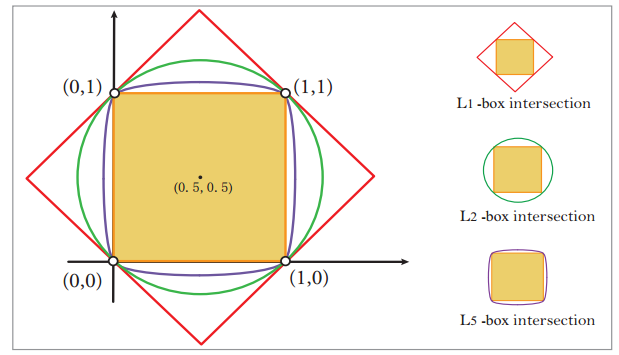
#> input picture lpbox.png, 619 x 355 px
$ python DataProcessing.py 5 5 ../lpbox.png out.png
#> lines starting #> are read from the running program, lines starting #| are printed output that depends on the picture
### python/functions/util.py
import numpy as np
import math


def getUnaryCost(nodes, params):
    sig = params['sig']
    mu_b = params['mu_b']
    mu_f1 = params['mu_f1']
    mu_f2 = params['mu_f2']

    const = 1./2*np.log(2*math.pi) + np.log(sig)

    alpha_b = (nodes - mu_b)**2/(2*(sig**2)) + const

    aa = np.exp(-(nodes - mu_f1)**2/(2*(sig**2))) +  np.exp(-(nodes - mu_f2)**2/(2*(sig**2)))
    alpha_f = -np.log(aa + 2.2204e-16) + const + np.log(2)

    cost = np.vstack((alpha_b,alpha_f))

    return cost


def generate_binary_cost(I):
    sigma = np.std(I)
    neighborhood_edge = 1

    nrows,ncols = I.shape
    pairs = generate_pixel_pairs(nrows, ncols, neighborhood_edge)

    I_new = I.T.ravel()

    diff_vec = ((I_new[pairs[:,0]]-I_new[pairs[:,1]])**2)/sigma
    diff_vec = np.exp(-diff_vec)

    binary_cost_mat = np.zeros((I.size, I.size))
    binary_cost_mat[pairs[:,0],pairs[:,1]] = diff_vec

    return binary_cost_mat


def generate_pixel_pairs(nrows,ncols,k):

    offsets = get_offsets(k)

    rmat,cmat = np.meshgrid(np.array(range(1,nrows+1)), np.array(range(1,ncols+1)))
    spatial_indices = np.hstack((rmat.reshape(-1,1),cmat.reshape(-1,1)))

    num_pixels = rmat.size

    for p in range(offsets.shape[0]):
        offset = offsets[p,:];
        if np.linalg.norm(offset)>0:
            temp1 = np.tile(offset, (num_pixels, 1))
            temp2 = np.hstack((spatial_indices, spatial_indices+temp1))

            if p==0:
                neighborhood_mat = temp2
            else:
                neighborhood_mat = np.vstack((neighborhood_mat, temp2))


    valid_idx = (neighborhood_mat[:,2]>=1) & (neighborhood_mat[:,2]<=nrows) & (neighborhood_mat[:,3]>=1) & (neighborhood_mat[:,3]<=ncols)

    coor1 = np.vstack((neighborhood_mat[valid_idx,0].reshape(1,-1), neighborhood_mat[valid_idx,1].reshape(1,-1)))
    ind1 = np.ravel_multi_index(coor1-1, (nrows,ncols), order='F')

    coor2 = np.vstack((neighborhood_mat[valid_idx,2].reshape(1,-1), neighborhood_mat[valid_idx,3].reshape(1,-1)))
    ind2 = np.ravel_multi_index(coor2-1, (nrows,ncols), order='F')
    pairs = np.hstack((ind1.reshape(-1,1),ind2.reshape(-1,1)))


    return pairs


def get_offsets(k):
    col_offsets = np.tile(np.array(range(-k,k+1)), (2*k+1,1))
    row_offsets = col_offsets.T
    offsets = np.vstack((col_offsets.reshape(-1),row_offsets.reshape(-1))).T

    return offsets


def convert2Abc(unary, pairwise):
    b = unary[1,:]-unary[0,:]
    b=b.reshape(-1,1)

    c = sum(unary[0,:])

    A  = -pairwise
    We = -np.sum(A,1)

    A = A+ np.diag(We)
    A = 2*A

    return A,b,c

### cpp/DataProcessing.py
import numpy as np
from PIL import Image
import sys, getopt
sys.path.append("../python/")
from functions.util import getUnaryCost, generate_binary_cost, convert2Abc
from functions.lpbox_admm import ADMM_bqp_unconstrained
import matplotlib.pyplot as plt
import itertools
from scipy.sparse import csc_matrix
from _CInterface import ffi, lib

argv = sys.argv
recvfd = int(argv[1])
sendfd = int(argv[2])
inputfile = argv[3]
outputfile = argv[4]

im = Image.open(inputfile).convert('L')
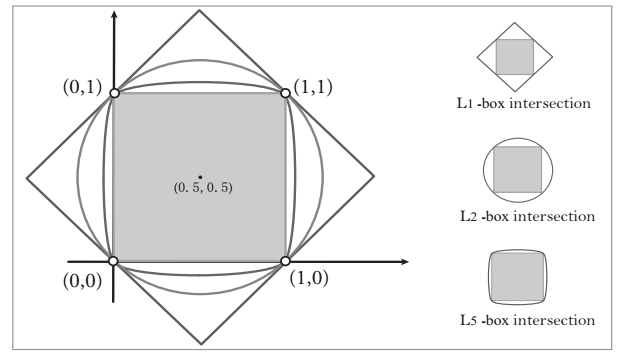
#> im: PIL image 619x355 L; min 32, max 255, mean 238.6

im.save('out/orig_' + inputfile, format="png")
# print(im.size)
node = 5e3
im = im.resize((round(node**0.5), round(node**0.5)), Image.BICUBIC)
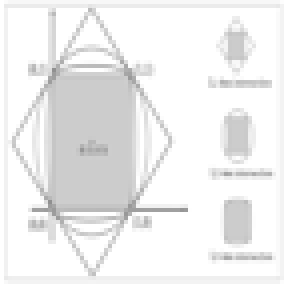
#> im: PIL image 71x71 L (shown 4 times larger); min 144, max 255, mean 238.2
I = np.array(im, dtype ='float64') / 255.0

uParams = {'sig':0.1, 'mu_b':0.6, 'mu_f1':0.2, 'mu_f2':0.2}
unaryCosts = getUnaryCost(I.T.ravel(), uParams)
#> in getUnaryCost, `alpha_b = (nodes - mu_b)**2/(2*(sig**2)) + const`: alpha_b = 5041 values, max 6.62 at index 0, min -1.38 at index 2254, mean 4.61
#> in getUnaryCost, `aa = np.exp(-(nodes - mu_f1)**2/(2*(sig**2))) +  np.exp(-(nodes - mu_f..`: aa = 5041 values, max 0.00259 at index 902, min 2.53e-14 at index 0, mean 3.52e-06
#> in getUnaryCost, `alpha_f = -np.log(aa + 2.2204e-16) + const + np.log(2)`: alpha_f = 5041 values, max 30.61 at index 0, min 5.27 at index 902, mean 25.97
unaryCosts = np.around(unaryCosts)
W = generate_binary_cost(I)
#> in generate_binary_cost, `sigma = np.std(I)`: sigma = 0.0909
#> in generate_binary_cost, `I_new = I.T.ravel()`: I_new = 5041 values, max 1 at index 0, min 0.565 at index 902, mean 0.934
#> in generate_binary_cost, `binary_cost_mat[pairs[:,0],pairs[:,1]] = diff_vec`:
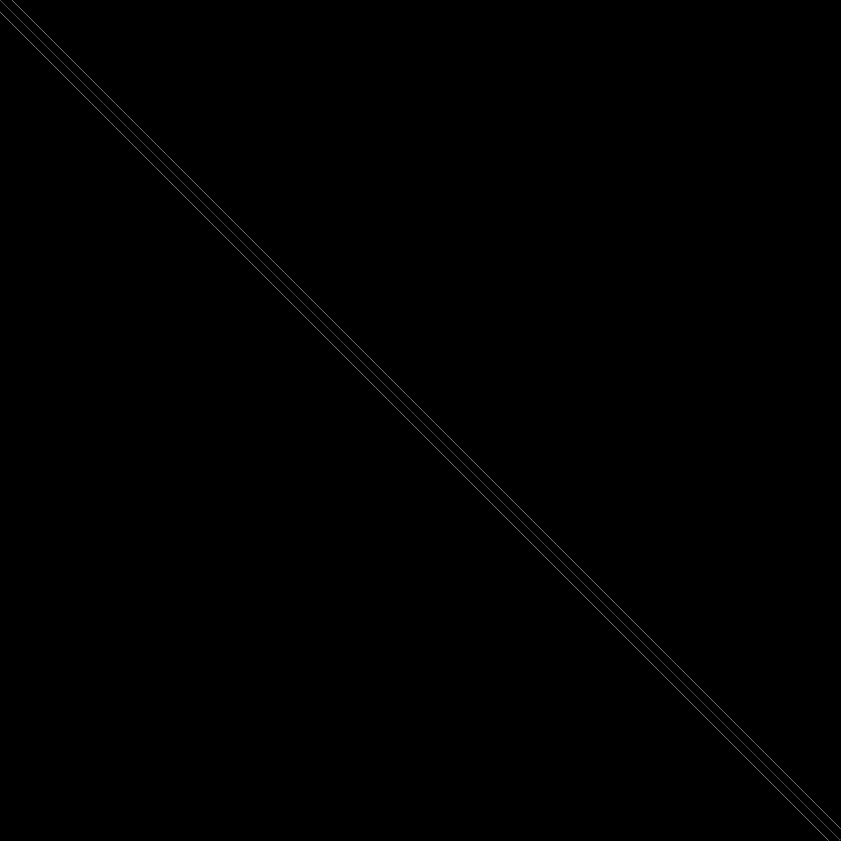
#> binary_cost_mat: shape (5041, 5041) float64 (shown at 1/6 size); min 0, max 1, mean 0.00149
binary_cost_mat = np.around(3*W)
A,b,c = convert2Abc(unaryCosts,binary_cost_mat)
#> in convert2Abc, `b = unary[1,:]-unary[0,:]`: b = 5041 values, max 24 at index 0, min 6 at index 902, mean 21.36
#> in convert2Abc, `c = sum(unary[0,:])`: c = 24491
#> in convert2Abc, `A  = -pairwise`:
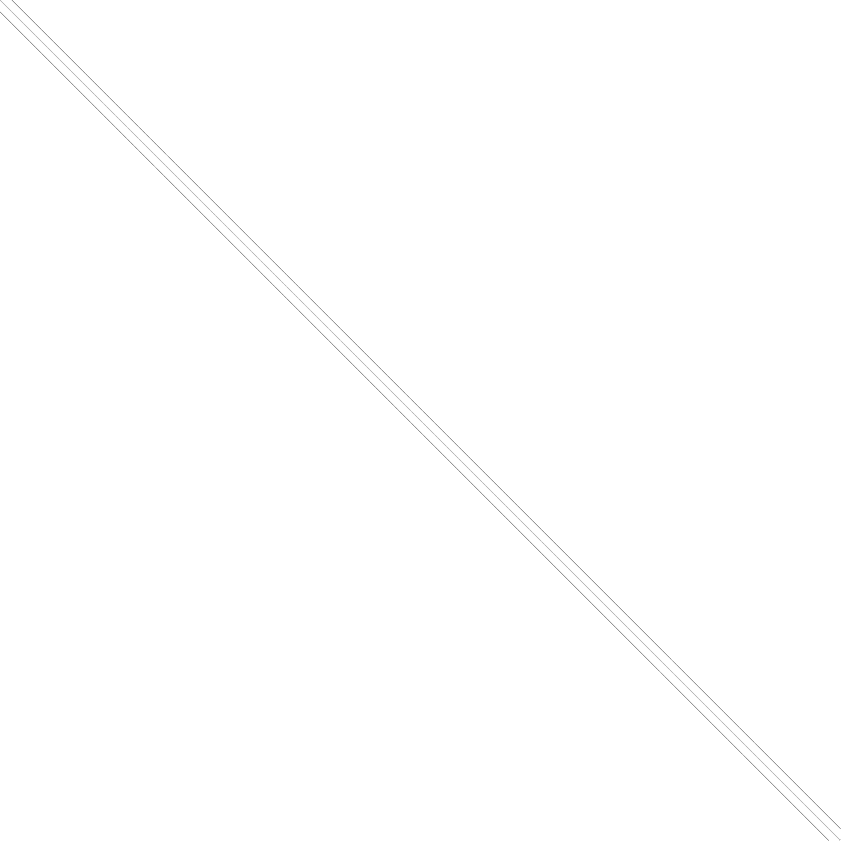
#> A: shape (5041, 5041) float64 (shown at 1/6 size); min -3, max 0, mean -0.0045; drawn with min black and max white
#> in convert2Abc, `We = -np.sum(A,1)`: We = 5041 values, max 24 at index 72, min 9 at index 0, mean 22.7
#> in convert2Abc, `A = A+ np.diag(We)`:
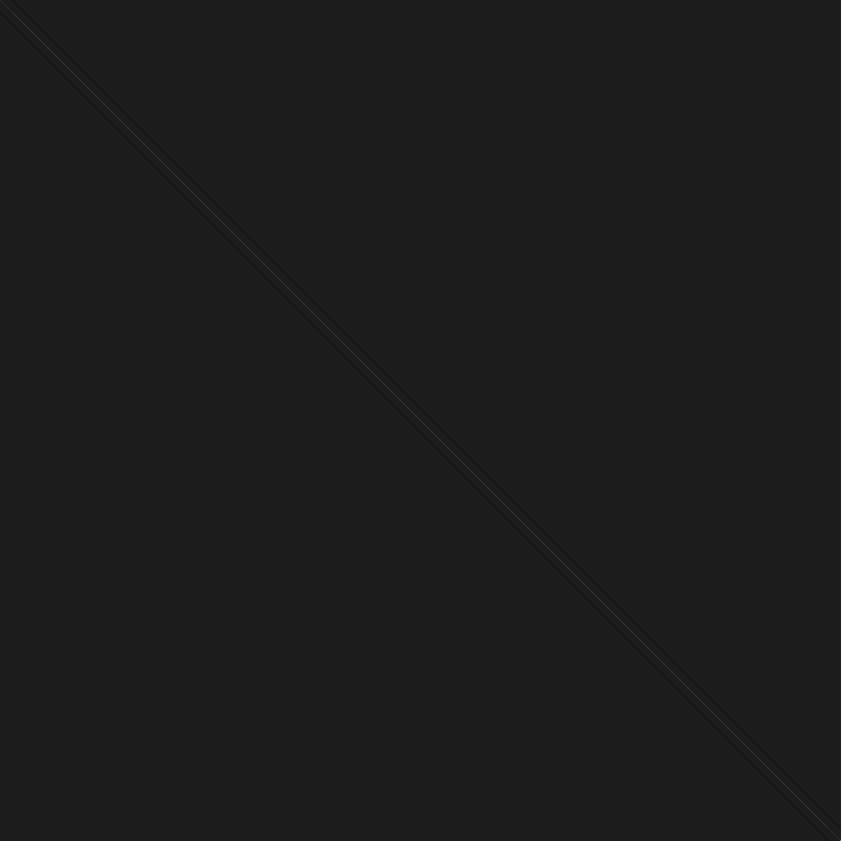
#> A: shape (5041, 5041) float64 (shown at 1/6 size); min -3, max 24, mean 0; drawn with min black and max white
#> c = 24491
A = csc_matrix(A)
# x0 = loadtxt('x0', dtype='float64')
# x0 = x0.reshape((x0.shape[0], 1))
# print(x0.shape)
x0 = np.random.uniform(size = (I.size,1))
x0 = np.array(x0>=0.5, dtype='float64')
# print(x0.shape)

vecSize = len(b)
#> vecSize = 5041
print("b size: ", vecSize)
#| b size:  5041
print("A size: ", A.getnnz())
#| A size:  44515

#> (the run stopped early here; a loop or call above may not have finished)
